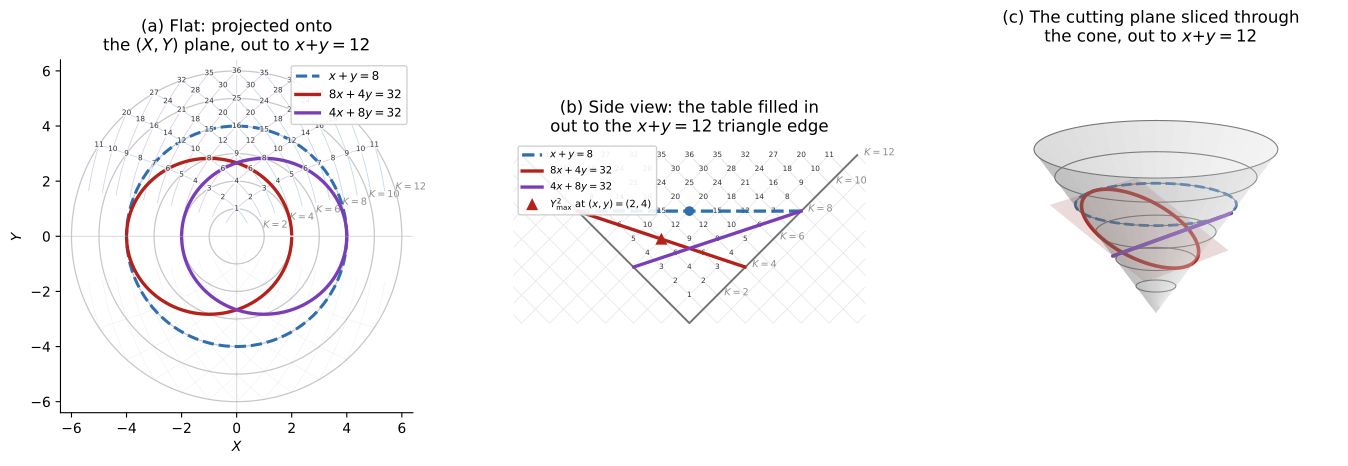

Recreate this plot in Python.
import numpy as np
import matplotlib.pyplot as plt
from pathlib import Path
from mpl_toolkits.mplot3d import Axes3D  # noqa: F401

# ---------------------------------------------------------------
# Everything is framed by the anti-diagonal x+y=12 (K=12, T=6):
# this is the outer triangle edge in panel (b) and the outer
# circle edge in panels (a)/(c). The examples are the anti-diagonal
# x+y=8 and the reflected pair 8x+4y=32, 4x+8y=32 used in Paper A v2.
# The full multiplication table is filled in out to the same edge.
# ---------------------------------------------------------------
Kmax = 12
Rmax = Kmax / 2.0           # = 6, the outer T (and circle/triangle) radius

curves = [
    dict(a=8, b=4, c=32, color="#b3211a", label=r"$8x+4y=32$"),
    dict(a=4, b=8, c=32, color="#7a3db8", label=r"$4x+8y=32$"),
]


def cone_curve(a, b, c, samples=400):
    """Map the positive part of ax+by=c to Paper A's (X,Y,T) cone."""
    x = np.linspace(0.001, c / a - 0.001, samples)
    y = (c - a * x) / b
    valid = y > 0
    x, y = x[valid], y[valid]
    return (x - y) / 2, np.sqrt(x * y), (x + y) / 2


for curve in curves:
    curve["X"], curve["Y"], curve["T"] = cone_curve(
        curve["a"], curve["b"], curve["c"]
    )

# Y^2 is maximal at (x,y)=(c/(2a),c/(2b))=(2,4) on the red cut.
Xstar, Tstar = (2 - 4) / 2.0, (2 + 4) / 2.0

# the full multiplication table, out to the x+y=12 triangle/circle edge
table_pts = [(xv, yv) for xv in range(1, Kmax) for yv in range(1, Kmax - xv + 1)]

fig = plt.figure(figsize=(16.5, 6.6))
gs = fig.add_gridspec(1, 3, width_ratios=[1, 1, 1.05], wspace=0.28)

# =================================================================
# Panel (a): flat (X,Y) projection -- looking straight down the
# T-axis. Anti-diagonal circles X^2+Y^2=T^2 at fixed T appear as
# concentric circles; the whole table is filled in out to the
# outer T=6 (K=12) circle, and both example curves sit inside it.
# =================================================================
axA = fig.add_subplot(gs[0, 0])
axA.set_title("(a) Flat: projected onto\nthe $(X,Y)$ plane, out to $x{+}y{=}12$", fontsize=12)

theta_c = np.linspace(0, 2 * np.pi, 300)
for K in range(2, Kmax + 1, 2):
    Tc = K / 2.0
    axA.plot(Tc * np.cos(theta_c), Tc * np.sin(theta_c), color="0.78", lw=0.9, zorder=1)
    axA.annotate(f"$K={K}$", (Tc * np.cos(0.28), Tc * np.sin(0.28)),
                 fontsize=7, color="0.55", zorder=1)

# row AND column parabola arcs (the conic theorem's two mirror-image
# families), each clipped at the triangle edge x+y=12. Rows (fixed x,
# y varying) and columns (fixed y, x varying) are mirror images of
# each other across X=0; together they form the same fine triangular
# mesh visible in the (X,T) side view, now projected onto the circles.
# This pairing -- a row arm and a column arm meeting at the diagonal
# x=y -- is exactly the gnomon shape used later for D(n).
for xv in range(1, Kmax):
    yv = np.linspace(0.25, Kmax - xv, 100)
    Xr = (xv - yv) / 2.0
    Yr = np.sqrt(xv * yv)
    axA.plot(Xr, Yr, color="#7fa7cf", lw=0.6, alpha=0.45, zorder=1)
    axA.plot(Xr, -Yr, color="#7fa7cf", lw=0.3, alpha=0.22, zorder=1)
for yv in range(1, Kmax):
    xv = np.linspace(0.25, Kmax - yv, 100)
    Xc_ = (xv - yv) / 2.0
    Yc_ = np.sqrt(xv * yv)
    axA.plot(Xc_, Yc_, color="#b08fcf", lw=0.6, alpha=0.45, zorder=1)
    axA.plot(Xc_, -Yc_, color="#b08fcf", lw=0.3, alpha=0.22, zorder=1)

# every table entry out to the edge, labeled by its product
for xv, yv in table_pts:
    Xl = (xv - yv) / 2.0
    Yl = np.sqrt(xv * yv)
    axA.text(Xl, Yl, str(xv * yv), fontsize=5.3, color="#333333",
              ha="center", va="center", zorder=5,
              bbox=dict(boxstyle="circle,pad=0.03", fc="white", ec="none", alpha=0.7))

# the anti-diagonal x+y=8 (T=4) highlighted
axA.plot(4 * np.cos(theta_c), 4 * np.sin(theta_c), color="#2f6fb0", lw=2.2, ls="--", zorder=3,
         label=r"$x+y=8$")

# the reflected ellipses, projected by forgetting T
for curve in curves:
    axA.plot(curve["X"], curve["Y"], color=curve["color"], lw=2.4,
             zorder=4, label=curve["label"])
    axA.plot(curve["X"], -curve["Y"], color=curve["color"], lw=2.4, zorder=4)

axA.axhline(0, color="0.85", lw=0.7, zorder=0)
axA.axvline(0, color="0.85", lw=0.7, zorder=0)
axA.set_xlim(-Rmax - 0.4, Rmax + 0.4)
axA.set_ylim(-Rmax - 0.4, Rmax + 0.4)
axA.set_xlabel("$X$")
axA.set_ylabel("$Y$")
axA.set_aspect("equal")
axA.legend(fontsize=8.5, loc="upper right", framealpha=0.9)
for spine in ["top", "right"]:
    axA.spines[spine].set_visible(False)

# =================================================================
# Panel (b): side view of the cone, (X,T) plane, Y suppressed.
# The triangle's own edges (the cone's generators) now ARE the
# x+y=12 boundary: they run from the origin up to (+-Rmax, Rmax).
# The whole table is filled in out to that edge; both example
# curves sit inside it.
# =================================================================
axB = fig.add_subplot(gs[0, 1])
axB.set_title("(b) Side view: the table filled in\nout to the $x{+}y{=}12$ triangle edge", fontsize=12)

# cone outline (the generators, Y=0) -- exactly the K=12 boundary
axB.plot([-Rmax, 0, Rmax], [Rmax, 0, Rmax], color="0.45", lw=1.4, zorder=1)

# label the even anti-diagonal shells along the right generator
for K in range(2, Kmax + 1, 2):
    Tc = K / 2.0
    axB.annotate(f"$K={K}$", (Tc, Tc), textcoords="offset points",
                 xytext=(5, 1), fontsize=7, color="0.55", va="center")

# faint row/column mesh X+T=k, T-X=k at integer spacing, clipped to the triangle
for k in range(0, Kmax + 1):
    axB.plot([k / 2.0, k - Rmax if k - Rmax <= k / 2.0 else k / 2.0],
             [k / 2.0, Rmax if k - Rmax <= k / 2.0 else k / 2.0], color="0.9", lw=0.4, zorder=0)
for k in range(-2 * int(Rmax), 2 * int(Rmax) + 1):
    axB.plot([k, k - Rmax], [0, Rmax], color="0.88", lw=0.45, zorder=0)
    axB.plot([-k, Rmax - k], [0, Rmax], color="0.88", lw=0.45, zorder=0)

# every table entry out to the triangle edge, labeled by its product
for xv, yv in table_pts:
    Xl = (xv - yv) / 2.0
    Tl = (xv + yv) / 2.0
    axB.text(Xl, Tl, str(xv * yv), fontsize=5.3, color="#333333",
              ha="center", va="center", zorder=2,
              bbox=dict(boxstyle="circle,pad=0.03", fc="white", ec="none", alpha=0.7))

# the anti-diagonal x+y=8: constant T=4, but X=(x-y)/2 still varies
# as x ranges over the pairs summing to 8 -- so this is a full
# horizontal line segment at T=4, not a single point. (The point
# X=0 on it is just the AM-GM tangency x=y=4, one point among many.)
axB.plot([-4, 4], [4, 4], color="#2f6fb0", lw=2.4, ls="--", zorder=3,
         label=r"$x+y=8$")
axB.plot([0], [4], "o", color="#2f6fb0", ms=6, zorder=4)  # the tangency point x=y=4

# the two cutting planes, edge-on as reflected straight lines
Xb = np.linspace(-Rmax, Rmax, 300)
for curve in curves:
    Tb = (curve["c"] + (curve["b"] - curve["a"]) * Xb) / (curve["a"] + curve["b"])
    validb = (Tb >= np.abs(Xb)) & (Tb <= Rmax)
    axB.plot(Xb[validb], Tb[validb], color=curve["color"], lw=2.4,
             zorder=3, label=curve["label"])
axB.plot([Xstar], [Tstar], "^", color="#b3211a", ms=7, zorder=4,
         label=r"$Y^2_{\max}$ at $(x,y)=(2,4)$")

# Match Paper A v2's legend order: circle, red cut, purple cut, maximum.
handles, labels = axB.get_legend_handles_labels()
order = [0, 1, 2, 3]
axB.legend([handles[i] for i in order], [labels[i] for i in order],
           fontsize=7.2, loc="upper left", framealpha=0.9)

axB.set_xlim(-Rmax - 0.3, Rmax + 0.3)
axB.set_ylim(-0.3, Rmax + 0.5)
axB.set_xticks([])
axB.set_yticks([])
axB.set_aspect("equal")
for spine in axB.spines.values():
    spine.set_visible(False)

# =================================================================
# Panel (c): full 3D cone, drawn out to the same x+y=12 (T=6)
# boundary circle, with the cutting plane and both example curves.
# =================================================================
axC = fig.add_subplot(gs[0, 2], projection="3d")
axC.set_title("(c) The cutting plane sliced through\nthe cone, out to $x{+}y{=}12$", fontsize=12)

theta = np.linspace(0, 2 * np.pi, 80)
Tmesh = np.linspace(0, Rmax, 26)
Tg_, THg = np.meshgrid(Tmesh, theta)
Xg = Tg_ * np.cos(THg)
Yg = Tg_ * np.sin(THg)
axC.plot_surface(Xg, Yg, Tg_, color="0.85", alpha=0.25, linewidth=0, antialiased=True, zorder=1)

for K in range(2, Kmax + 1, 2):
    Tc = K / 2.0
    axC.plot(Tc * np.cos(theta), Tc * np.sin(theta), Tc, color="0.45", lw=0.8, zorder=1)

# the anti-diagonal circle x+y=8 highlighted (T=4)
axC.plot(4 * np.cos(theta), 4 * np.sin(theta), 4, color="#2f6fb0", lw=2.0, ls="--", zorder=2)

# the reflected ellipses and their cutting planes
for curve in curves:
    axC.plot(curve["X"], curve["Y"], curve["T"], color=curve["color"], lw=2.6, zorder=4)
    axC.plot(curve["X"], -curve["Y"], curve["T"], color=curve["color"], lw=2.6, zorder=4)

    Xp = np.linspace(curve["X"].min(), curve["X"].max(), 2)
    Yp = np.linspace(-curve["Y"].max() - 0.6, curve["Y"].max() + 0.6, 2)
    Xp_, Yp_ = np.meshgrid(Xp, Yp)
    Tp_ = (curve["c"] + (curve["b"] - curve["a"]) * Xp_) / (curve["a"] + curve["b"])
    axC.plot_surface(Xp_, Yp_, Tp_, color=curve["color"], alpha=0.16,
                     linewidth=0, zorder=3)

axC.set_box_aspect((1.4, 1.4, 1))
axC.set_xlim(-Rmax, Rmax)
axC.set_ylim(-Rmax, Rmax)
axC.set_zlim(0, Rmax)
axC.set_axis_off()
axC.view_init(elev=16, azim=-52)

output_dir = Path(__file__).resolve().parent
fig.savefig(output_dir / "fig_cutting_plane_3panel.pdf", dpi=200,
            bbox_inches="tight", facecolor="white")
fig.savefig(output_dir / "fig_cutting_plane_3panel.png", dpi=200,
            bbox_inches="tight", facecolor="white")
print("done, table points:", len(table_pts))
